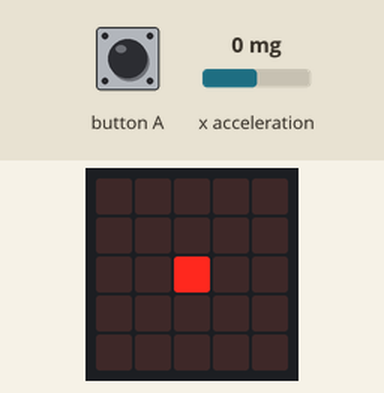
Recording of a program running on a simulated BBC micro:bit (MakeCode). On the bench: the board's 5×5 LED display. The inputs (shaded band) are chosen by the test bench; at power-on: x acceleration 0 mg.

Above: at 1.2 s.
1.3 s: x acceleration set to -1440 mg
At 2.4 s:
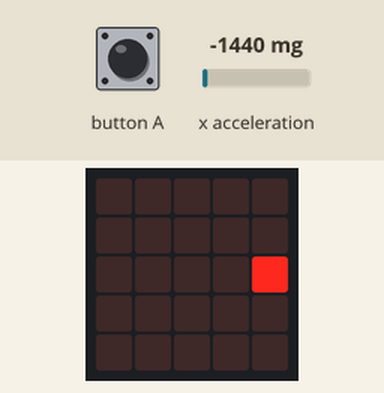
2.8 s: x acceleration set to -53 mg
4.3 s: x acceleration set to -46 mg
At 4.9 s:
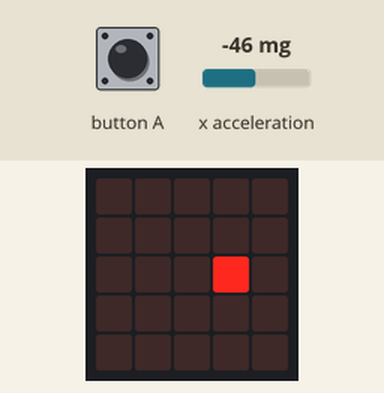
5.8 s: x acceleration set to 750 mg
At 7.0 s:
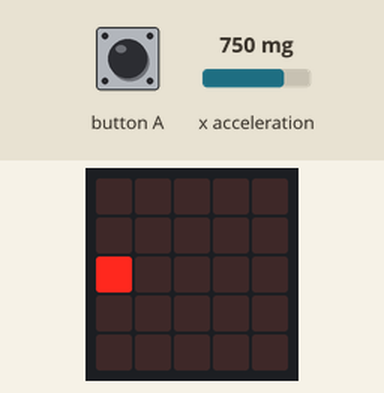
7.3 s: x acceleration set to 53 mg
8.8 s: x acceleration set to 48 mg
At 9.5 s:
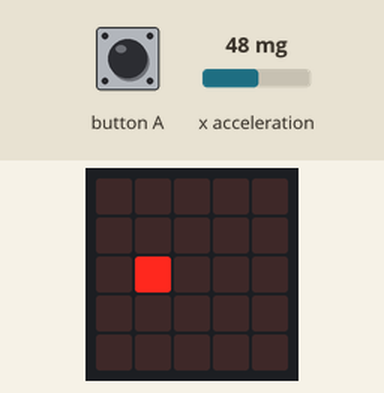
Timing chart, 0 to 11.3 s (numbered marks = the images above; inputs shaded):
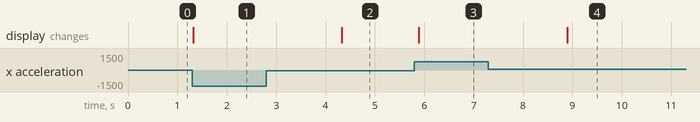

The program:

main.ts
```typescript
input.onButtonPressed(Button.A, function () {
    oprava = zrychleni
})
function mereni () {
    vaha = 0
    zrychleni = input.acceleration(Dimension.X)
    naklon = zrychleni - oprava
    if (naklon > 20) {
        vaha = -1
    }
    if (naklon > 50) {
        vaha = -2
    }
    if (naklon < -20) {
        vaha = 1
    }
    if (naklon < -50) {
        vaha = 2
    }
}
let naklon = 0
let zrychleni = 0
let oprava = 0
let vaha = 0
input.setAccelerometerRange(AcceleratorRange.OneG)
vaha = 0
oprava = 0
let puvodni = 99
basic.forever(function () {
    mereni()
    if (puvodni != vaha) {
        led.unplot(puvodni + 2, 2)
        led.plot(vaha + 2, 2)
        puvodni = vaha
    }
    basic.pause(100)
})
```

test.ts
```typescript
// Tady jsou testy. Při použití tohoto balíčku jako rozšíření nebude zkompilováno.
```

Measured:
- the behaviour switches between -51 and -50 mg on x acceleration (found by bisection; images 1 and 2)
- the behaviour switches between 51 and 50 mg on x acceleration (found by bisection; images 3 and 4)
- after the input at 1.3 s, the display: changes at once (image 1)
- after the input at 2.8 s, every drawn part: stays the same
- after the input at 4.3 s, the display: changes at once (image 2)
- after the input at 5.8 s, the display: changes after 0.09 s (image 3)
- after the input at 7.3 s, every drawn part: stays the same
- after the input at 8.8 s, the display: changes after 0.09 s (image 4)
